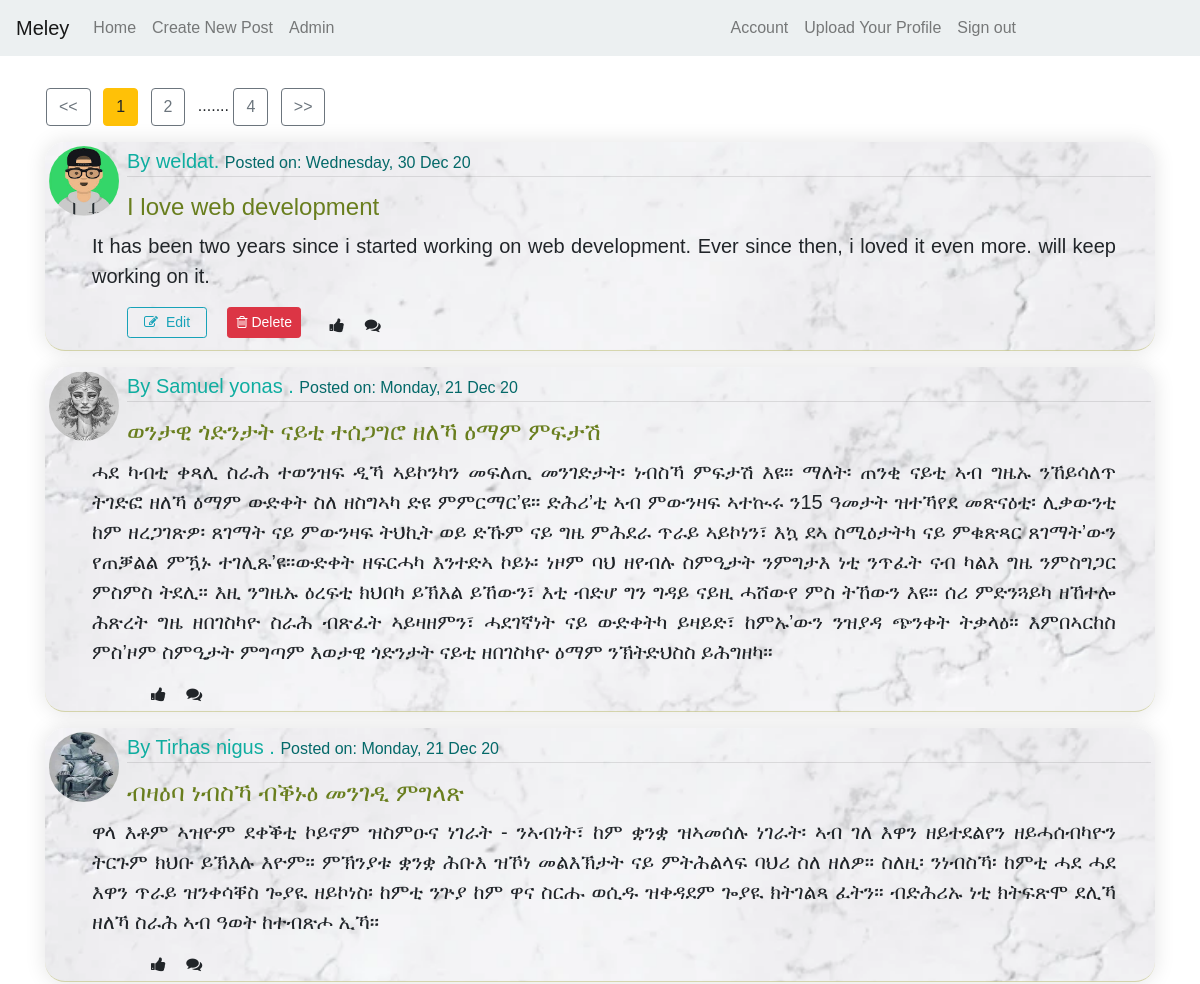
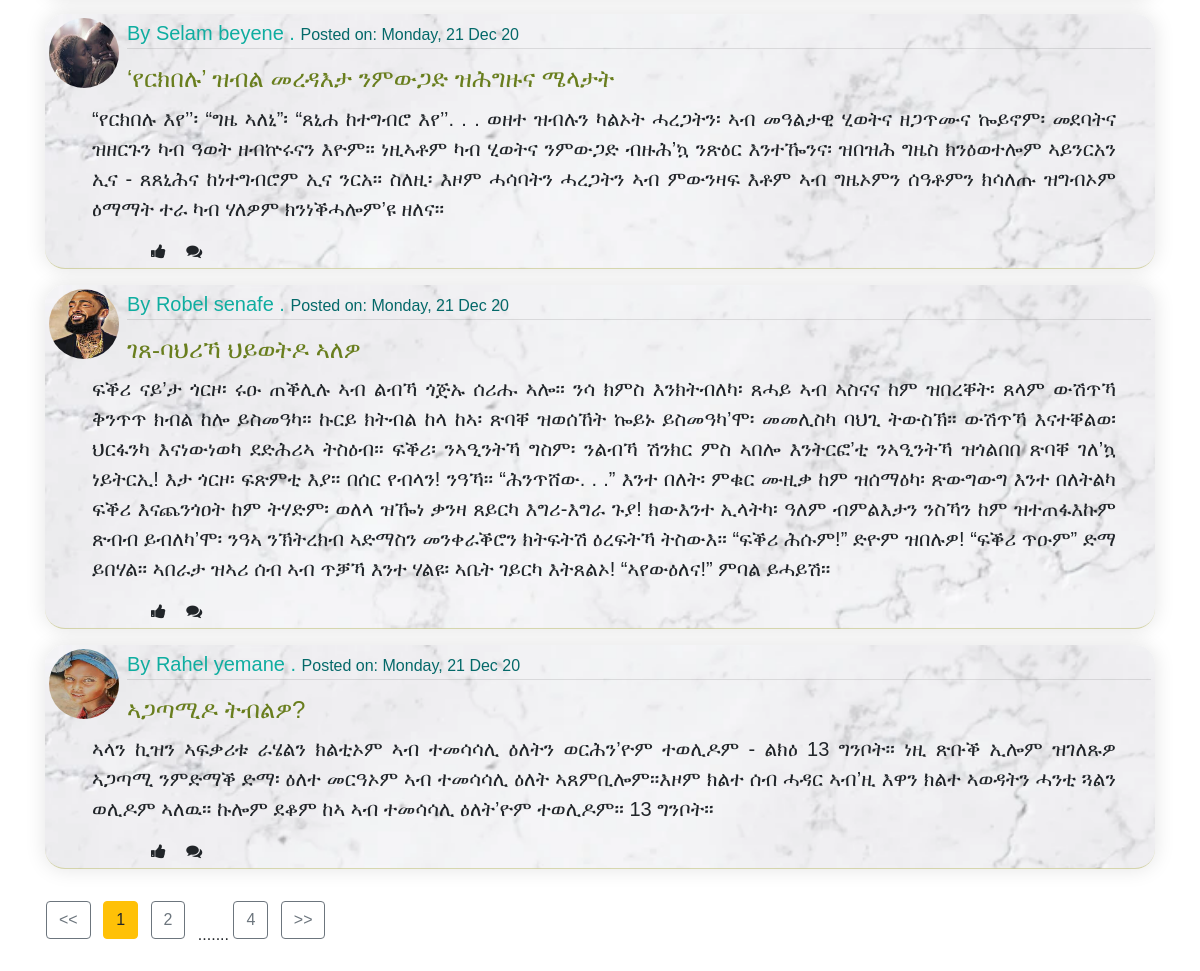
The app's page /index (signed in) with its own data (2 pictures, top to bottom).
### app/models.py (models this page shows, shortened)
class Post(db.Model):
    id = db.Column(db.Integer, primary_key=True)
    post_title = db.Column(db.String(60), index=True, nullable=False)
    posted_content = db.Column(db.Text, index=True, nullable=False)
    date= db.Column(db.DateTime, nullable=False, default=datetime.utcnow)
    user_id = db.Column(db.Integer, db.ForeignKey('user.id'), nullable=False)

class User(db.Model,UserMixin):
    id = db.Column(db.Integer, primary_key=True)
    username = db.Column(db.String(25), unique=True,index=True, nullable=False)
    email = db.Column(db.String(130), unique=True, index=True, nullable=False)
    password = db.Column(db.String(25), nullable=False)
    joined=db.Column(db.DateTime)
    status=db.Column(db.String(20), nullable=True)
    profile_img = db.Column(db.String(30), nullable=False, default='avatar.jpg')
    Usertype =db.Column(db.String(30) , nullable=True)
    last_time_seen=db.Column(db.DateTime)
    posts = db.relationship('Post', backref='author', cascade="all, delete-orphan",
    lazy=True)

### app/views.py (the view)
@app.route("/")
@app.route("/index")
@login_required
def index():
    page_number=int(request.args.get('page', 1))
    all_posts=Post.query.order_by(Post.date.desc()).paginate(page=page_number, per_page=ROWS_PER_PAGE )
    return render_template('index.html', title='index_page' , all_posts=all_posts)

### app/models.py (called while the page is built)
@login_manager.user_loader
def load_user(user_id):
    return User.query.get(int(user_id))

### app/templates/index.html
{% extends "base.html" %}
{% block content %}
<article class="container mt-3 ">
    <div class="row">
    <div class="ml-3 ">
        <a href="{{ url_for('index', page=all_posts.prev_num) }}" class="btn btn-outline-secondary mb-3 mr-2 mt-3"><<</a>
        {% for page_number in all_posts.iter_pages(left_edge=1, right_edge=1, left_current=1, right_current=2) %}
        {% if page_number %}
            {% if all_posts.page == page_number %}
            <a href="{{ url_for('index', page=page_number) }} "
               class="btn btn-warning mb-3 mt-3 mr-2">
                {{ page_number }}
            </a>
            {% else %}
            <a href="{{ url_for('index', page=page_number) }}"
               class="btn btn-outline-secondary mb-3 mt-3 mr-2">
                {{ page_number }}
            </a>
            {% endif %}
        {% else %}
            .......
        {% endif %}
    {% endfor %}
    <a href="{{ url_for('index', page=all_posts.next_num) }}" class="btn btn-outline-secondary mb-3 mr-2 mt-3">>></a>
    </div>
        {% for post in all_posts.items %}
        <div class="col-md-12 ">
            <div class="media post_box mb-3 px-1 py-1">
                <img class="align-self-start mr-2 side_profile rounded-circle" src="../static/img/{{post.author.profile_img}}" alt="Generic placeholder image">
                <div class="media-body">
                 <div>
                     <a class="mt-0 author_name" href="#">By {{ post.author.username}}. </a>
                    <span class="date_post">  Posted on: {{post.date.strftime("%A, %d %b %y")}}</span>
                 </div>
                 <hr class="mt-0 mb-0">
                 <div class="border_pox ">
                    <h2 class=" h_post_title mt-2" ><a class="post_title" href="{{url_for('viewPost', id=post.id)}}" >{{post.post_title}}</a></h2>
                    <p class="lead post_con">{{post.posted_content}}</p>
                 </div>
                 {% if post.author == current_user %}
                 <a class="btn btn-outline-info btn-sm mr-3 px-3 py-1 mb-2" href="{{ url_for('updatePost', post_id=post.id) }}"><i class="fa fa-pencil-square-o mr-1" aria-hidden="true"></i>
                    Edit</a>
                 <a class="btn btn-danger btn-sm px-2 mb-2" href="{{ url_for('confirm_deltion', post_id=post.id) }}" ><i class="fa fa-trash-o mr-1" aria-hidden="true"></i>Delete</a>
                {% endif %}
                 <span class="mr-2 py-2 ml-4"><i class="fa fa-thumbs-up"></i></i></span>
                <span class="py-2 ml-2"><i class="fa fa-comments"></i></span>
              </div>
        </div>
        </div>
        {%endfor%}
        <div class="ml-3">
        <a href="{{ url_for('index', page=all_posts.prev_num) }}" class="btn btn-outline-secondary mb-5 mr-2 mt-3"><<</a>
        {% for page_number in all_posts.iter_pages(left_edge=1, right_edge=1, left_current=1, right_current=2) %}
        {% if page_number %}
            {% if all_posts.page == page_number %}
            <a href="{{ url_for('index', page=page_number) }} "
               class="btn btn-warning mb-5 mt-3 mr-2">
                {{ page_number }}
            </a>
            {% else %}
            <a href="{{ url_for('index', page=page_number) }}"
               class="btn btn-outline-secondary mb-5 mt-3 mr-2">
                {{ page_number }}
            </a>
            {% endif %}
        {% else %}
            .......
        {% endif %}
    {% endfor %}
    <a href="{{ url_for('index', page=all_posts.next_num) }}" class="btn btn-outline-secondary mb-5 mr-2 mt-3">>></a>
    </div>
</div>
</article>
{% endblock content %}

### app/templates/base.html (shortened to what this page needs)
<!DOCTYPE html>
<html lang="en">
<head>
    <link rel="stylesheet" href="https://cdn.jsdelivr.net/npm/bootstrap@4.5.3/dist/css/bootstrap.min.css"
>
    <link rel="stylesheet" href="https://cdnjs.cloudflare.com/ajax/libs/font-awesome/4.7.0/css/font-awesome.min.css">
    <link rel="stylesheet" type="text/css" href="{{ url_for('static', filename='style.css') }}">
</head>
<body >
    <nav class="navbar navbar-expand-lg navbar-light " style="background-color:#ecf0f1;">
        <a class="navbar-brand " href="#">Meley</a>
        <div class="collapse navbar-collapse" id="navbarSupportedContent">
            <ul class="navbar-nav mr-auto">
                {% if current_user.is_authenticated %}
                <li class="nav-item ">
                    <a class="nav-link" href="{{ url_for('index') }}">Home </a>
                </li>
                <li class="nav-item ">
                    <a class="nav-link " href="{{ url_for('post_content') }}">Create New Post</a>
                </li>
                <li class="nav-item ">
                    <a class="nav-link " href="{{ url_for('admin') }}">Admin</a>
                </li>
                {% endif %}
            </ul>
            <ul class="navbar-nav right-links">
                {% if current_user.is_authenticated %}
                <li class="nav-item ">
                    <a class="nav-link " href="{{ url_for('user_account') }}">Account</a>
                </li>
                <li class="nav-item ">
                    <a class="nav-link " href="{{ url_for('upload') }}">Upload Your Profile</a>
                </li>
                <li class="nav-item ">
                    <a class="nav-link " href="{{ url_for('signout') }}">Sign out</a>
                </li>
              {% endif %}
            </ul>
        </div>
    </nav>
    <div class="body">
      {% block content %}
      {% endblock %}
    </div>
</body>
</html>

### app/static/style.css (style rules this page uses)
.post_title:link { text-decoration: none; color: rgb(105, 126, 30); }
.right-links { margin-right: 160px; }
.container { height: 500px; }
body { background-color: white; font-family: sans-serif; }
.date_post { color: rgb(4, 105, 105); }
.post_title { font-size: 24px; }
.post_box { background:url(../static/img2/hasas8.png) no-repeat ; background-size: cover; box-shadow: 0px 0px 20px 1px rgba(0,0,0,0.1); border-radius: 20px; border-bottom:solid 1px rgba(198, 199, 133, 0.63); transition: all 1s; }
.post_con { padding-right: 0px; padding-left: 0px; text-align: justify; margin-left: 0px; transform: translateX(-35px); }
.side_profile { width: 70px; height: 70px; }
.author_name:link { font-size: 20px; text-decoration: none; color:rgb(15, 173, 160); }
.border_pox { padding-left: 0px; margin-right: 0px; }

### records on screen
Post: author.profile_img (picture), author.username "weldat", date "Wednesday, 30 Dec 20", post_title "I love web development", posted_content "It has been two years since i started working on web development. Ever since then, i loved it even more. will keep working on it."
Post: author.profile_img (picture), author.username "Samuel yonas", date "Monday, 21 Dec 20", post_title "ወንታዊ ጎድንታት ናይቲ ተሰጋግሮ ዘለኻ ዕማም ምፍታሽ", posted_content "ሓደ ካብቲ ቀጻሊ ስራሕ ተወንዝፍ ዲኻ ኣይኮንካን መፍለጢ መንገድታት፡ ነብስኻ ምፍታሽ እዩ። ማለት፡ ጠንቂ ናይቲ ኣብ ግዜኡ ንኸይሳለጥ ትገድፎ ዘለኻ ዕማም ውድቀት ስለ ዘስግኣካ ድዩ ምምርማር’ዩ። ድሕሪ’ቲ ኣብ ምውንዛፍ ኣተኲሩ ን15 ዓመታት ዝተኻየደ መጽናዕቲ፡ ሊቃውንቲ ከም ዘረጋገጽዎ፡ ጸገማት ናይ ምውንዛፍ ትህኪት ወይ ድኹም ናይ ግዜ ምሕደራ ጥራይ ኣይኮነን፣ እኳ ደኣ ስሚዕታትካ ናይ ምቁጽጻር ጸገማት’ውን የጠቓልል ምዃኑ ተገሊጹ’ዩ።ውድቀት ዘፍርሓካ እንተድኣ ኮይኑ፡ ነዞም ባህ ዘየብሉ ስምዒታት ንምግታእ ነቲ ንጥፈት ናብ ካልእ ግዜ ንምስግጋር ምስምስ ትደሊ። እዚ ንግዜኡ ዕረፍቲ ክህበካ ይኽእል ይኸውን፣ እቲ ብድሆ ግን ግዳይ ናይዚ ሓሸውየ ምስ ትኸውን እዩ። ሰሪ ምድንጓይካ ዘኸተሎ ሕጽረት ግዜ ዘበገስካዮ ስራሕ ብጽፈት ኣይዛዘምን፣ ሓደገኛነት ናይ ውድቀትካ ይዛይድ፣ ከምኡ’ውን ንዝያዳ ጭንቀት ትቃላዕ። እምበኣርከስ ምስ’ዞም ስምዒታት ምግጣም እወታዊ ጎድንታት ናይቲ ዘበገስካዮ ዕማም ንኽትድህስስ ይሕግዘካ።"
Post: author.profile_img (picture), author.username "Tirhas nigus", date "Monday, 21 Dec 20", post_title "ብዛዕባ ነብስኻ ብቕኑዕ መንገዲ ምግላጽ", posted_content "ዋላ እቶም ኣዝዮም ደቀቕቲ ኮይኖም ዝስምዑና ነገራት - ንኣብነት፣ ከም ቋንቋ ዝኣመሰሉ ነገራት፡ ኣብ ገለ እዋን ዘይተደልየን ዘይሓሰብካዮን ትርጉም ክህቡ ይኽእሉ እዮም። ምኽንያቱ ቋንቋ ሕቡእ ዝኾነ መልእኽታት ናይ ምትሕልላፍ ባህሪ ስለ ዘለዎ። ስለዚ፡ ንነብስኻ፡ ከምቲ ሓደ ሓደ እዋን ጥራይ ዝንቀሳቐስ ጐያዪ ዘይኮነስ፡ ከምቲ ንጕያ ከም ዋና ስርሑ ወሲዱ ዝቀዳደም ጐያዪ ክትገልጻ ፈትን። ብድሕሪኡ ነቲ ክትፍጽሞ ደሊኻ ዘለኻ ስራሕ ኣብ ዓወት ከተብጽሖ ኢኻ።"
Post: author.profile_img (picture), author.username "Selam beyene", date "Monday, 21 Dec 20", post_title "‘የርክበሉ’ ዝብል መረዳእታ ንምውጋድ ዝሕግዙና ሜላታት", posted_content "“የርክበሉ እየ’’፡ “ግዜ ኣለኒ”፡ “ጸኒሐ ከተግብሮ እየ’’. . . ወዘተ ዝብሉን ካልኦት ሓረጋትን፡ ኣብ መዓልታዊ ሂወትና ዘጋጥሙና ኰይኖም፡ መደባትና ዝዘርጉን ካብ ዓወት ዘብኵሩናን እዮም። ነዚኣቶም ካብ ሂወትና ንምውጋድ ብዙሕ’ኳ ንጽዕር እንተዀንና፡ ዝበዝሕ ግዜስ ክንዕወተሎም ኣይንርአን ኢና - ጸጸኒሕና ከነተግብሮም ኢና ንርአ። ስለዚ፡ እዞም ሓሳባትን ሓረጋትን ኣብ ምውንዛፍ እቶም ኣብ ግዜኦምን ሰዓቶምን ክሳለጡ ዝግብኦም ዕማማት ተራ ካብ ሃለዎም ክንነቕሓሎም’ዩ ዘለና።"
Post: author.profile_img (picture), author.username "Robel senafe", date "Monday, 21 Dec 20", post_title "ገጸ-ባህሪኻ ህይወትዶ ኣለዎ", posted_content "ፍቕሪ ናይ’ታ ጎርዞ፡ ሩዑ ጠቕሊሉ ኣብ ልብኻ ጎጅኡ ሰሪሑ ኣሎ። ንሳ ክምስ እንክትብለካ፡ ጸሓይ ኣብ ኣስናና ከም ዝበረቐት፡ ጸላም ውሽጥኻ ቅንጥጥ ክብል ከሎ ይስመዓካ። ኩርይ ክትብል ከላ ከኣ፡ ጽባቐ ዝወሰኸት ኰይኑ ይስመዓካ’ሞ፡ መመሊስካ ባህጊ ትውስኽ። ውሽጥኻ እናተቐልወ፡ ህርፋንካ እናነውነወካ ደድሕሪኣ ትስዕብ። ፍቕሪ፡ ንኣዒንትኻ ግስም፡ ንልብኻ ሽንክር ምስ ኣበሎ እንትርፎ’ቲ ንኣዒንትኻ ዝጎልበበ ጽባቐ ገለ’ኳ ነይትርኢ! እታ ጎርዞ፡ ፍጽምቲ እያ። በሰር የብላን! ንዓኻ። “ሕንጥሸው. . .” እንተ በለት፡ ምቁር ሙዚቃ ከም ዝሰማዕካ፡ ጽውግውግ እንተ በለትልካ ፍቕሪ እናጨንጎዐት ከም ትሃድም፡ ወለላ ዝዀነ ቃንዛ ጸይርካ እግሪ-እግራ ጉያ! ክውእንተ ኢላትካ፡ ዓለም ብምልእታን ንስኻን ከም ዝተጠፋእኩም ጽብብ ይብለካ’ሞ፡ ንዓኣ ንኽትረክብ ኣድማስን መንቀራቕሮን ክትፍትሽ ዕረፍትኻ ትስውእ። “ፍቕሪ ሕሱም!” ድዮም ዝበሉዎ! “ፍቕሪ ጥዑም” ድማ ይበሃል። ኣበራታ ዝኣሪ ሰብ ኣብ ጥቓኻ እንተ ሃልዩ፡ ኣቤት ገይርካ እትጸልኦ! “ኣየውዕለና!” ምባል ይሓይሽ።"
Post: author.profile_img (picture), author.username "Rahel yemane", date "Monday, 21 Dec 20", post_title "ኣጋጣሚዶ ትብልዎ?", posted_content "ኣላን ኪዝን ኣፍቃሪቱ ራሄልን ክልቲኦም ኣብ ተመሳሳሊ ዕለትን ወርሕን’ዮም ተወሊዶም - ልክዕ 13 ግንቦት። ነዚ ጽቡቕ ኢሎም ዝገለጹዎ ኣጋጣሚ ንምድማቕ ድማ፡ ዕለተ መርዓኦም ኣብ ተመሳሳሊ ዕለት ኣጸምቢሎም።እዞም ክልተ ሰብ ሓዳር ኣብ’ዚ እዋን ክልተ ኣወዳትን ሓንቲ ጓልን ወሊዶም ኣለዉ። ኩሎም ደቆም ከኣ ኣብ ተመሳሳሊ ዕለት’ዮም ተወሊዶም። 13 ግንቦት።"

### other values on screen
{{ page_number }} "1"
{{ page_number }} "2" "4"
